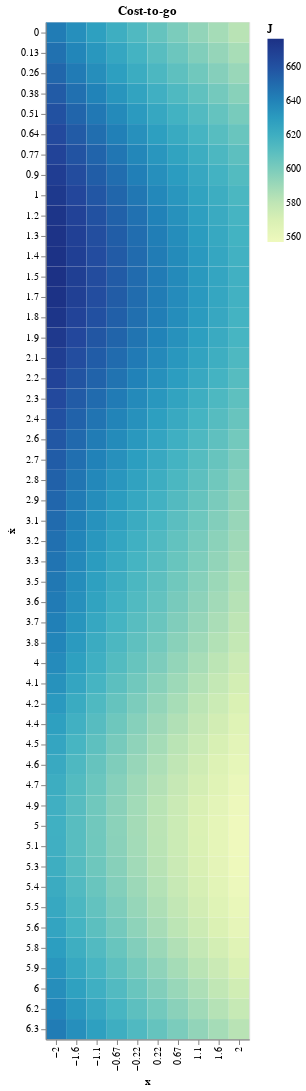

Notebook cell for this chart:
### Code cell
theta = 0
d_theta = 0

x_by_xd = state_grid[0][:, :, theta, d_theta]
xd_by_x = state_grid[1][:, :, theta, d_theta]

# Convert this grid to columnar data expected by Altair
source = pd.DataFrame(
    {"x": x_by_xd.ravel(), "ẋ": xd_by_x.ravel(), "J": J[:, :, theta, d_theta].ravel()}
)

alt.Chart(source).mark_rect().encode(
    alt.X("x:O", axis=alt.Axis(format=".2")),
    alt.Y("ẋ:O", axis=alt.Axis(format=".2")),
    color="J:Q",
).properties(
    title="Cost-to-go",
)

### Figure 1 — Vega-Lite specification as saved in the notebook (floating-point values rounded to 4 significant figures; data arrays with more than 128 entries replaced by an {"elided": "..."} marker saying what was removed)
{"config": {"view": {"continuousWidth": 400, "continuousHeight": 300}}, "data": {"name": "data-3d0ff014200555a9841288a33ac45468"}, "mark": "rect", "encoding": {"color": {"field": "J", "type": "quantitative"}, "x": {"axis": {"format": ".2"}, "field": "x", "type": "ordinal"}, "y": {"axis": {"format": ".2"}, "field": "ẋ", "type": "ordinal"}}, "title": "Cost-to-go", "$schema": "https://vega.github.io/schema/vega-lite/v4.17.0.json", "datasets": {"data-3d0ff014200555a9841288a33ac45468": {"elided": "500 records"}}}
